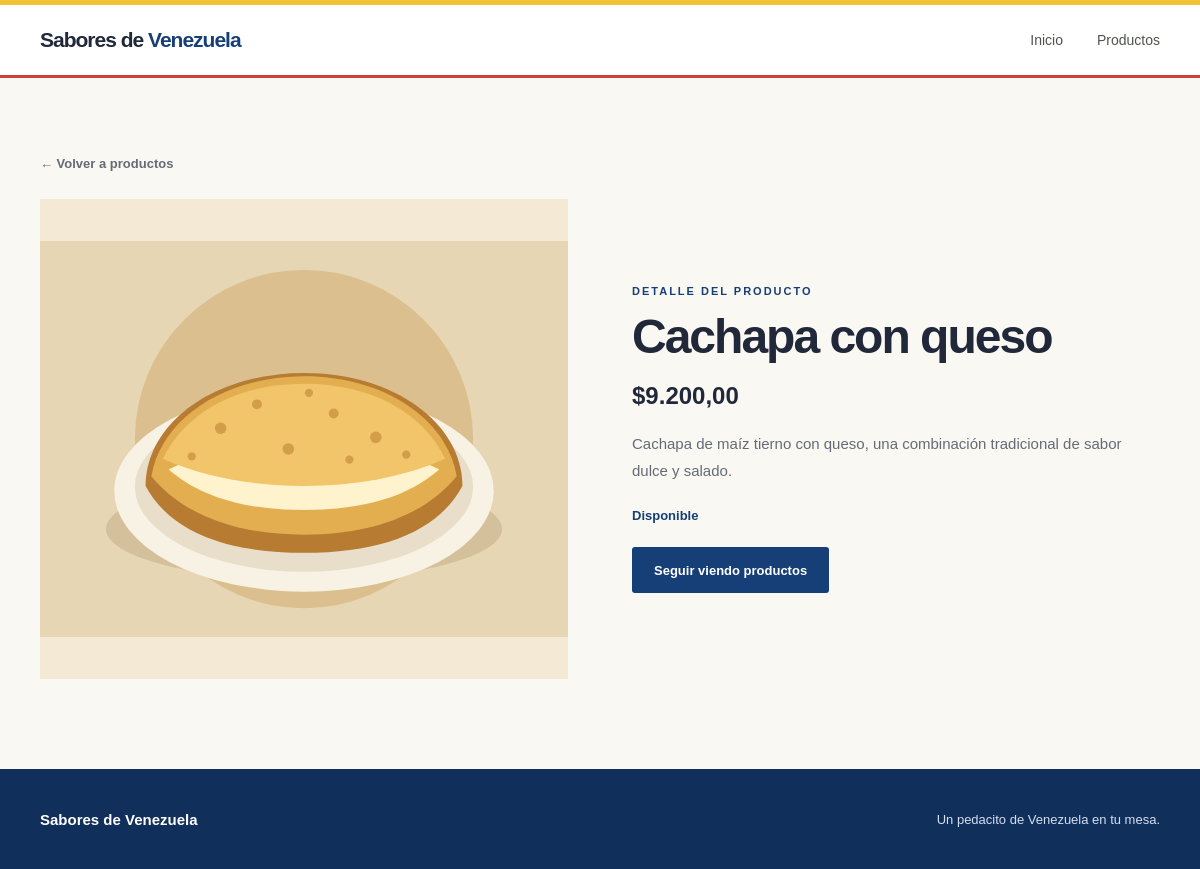
The page /index.php/productos/2 on the database its author committed.
### tables this page shows
CREATE TABLE IF NOT EXISTS products (
	id INT UNSIGNED NOT NULL AUTO_INCREMENT,
	name VARCHAR(150) NOT NULL,
	description TEXT NOT NULL,
	price DECIMAL(10, 2) NOT NULL DEFAULT 0.00,
	image VARCHAR(500) DEFAULT NULL,
	stock INT UNSIGNED NOT NULL DEFAULT 0,
	created_at TIMESTAMP NOT NULL DEFAULT CURRENT_TIMESTAMP,
	PRIMARY KEY (id)
);

### application/controllers/Products.php (called while the page is built, shortened)
<?php
class Products extends CI_Controller
{
	public function __construct()
	{
		$this->load->database();
		$this->load->model('Product_model');
		$this->load->helper(array('product', 'text', 'url'));
	}
	public function detail($id = NULL)
	{
		$data['product'] = $this->Product_model->get_by_id((int) $id);
		$this->load->view('templates/header', array(
			'title' => $data['product']->name,
		));
		$this->load->view('products/detail', $data);
		$this->load->view('templates/footer');
	}
}

### index.php (called while the page is built, shortened)
<?php
require_once BASEPATH.'core/CodeIgniter.php';

### application/models/Product_model.php (called while the page is built, shortened)
<?php
class Product_model extends CI_Model
{
	public function get_by_id($id)
	{
		return $this->db->get_where('products', array('id' => $id))
			->row();
	}
}

### application/helpers/product_helper.php (called while the page is built, shortened)
<?php
function product_image_url($image)
{
	return base_url($image);
}

### application/views/products/detail.php (the view, shortened to what this page needs)
<section class="detail-section">
	<a class="back-link" href="<?php echo site_url('productos'); ?>">&larr; Volver a productos</a>
	<div class="product-detail">
		<div class="detail-image">
			<?php if (!empty($product->image)): ?>
				<img src="<?php echo html_escape(product_image_url($product->image)); ?>" alt="<?php echo html_escape($product->name); ?>">
			<?php else: ?>
				<span class="image-placeholder">Venezuela</span>
			<?php endif; ?>
		</div>
		<div class="detail-info">
			<p class="eyebrow">DETALLE DEL PRODUCTO</p>
			<h1><?php echo html_escape($product->name); ?></h1>
			<p class="detail-price">$<?php echo number_format((float) $product->price, 2, ',', '.'); ?></p>
			<div class="detail-description"><?php echo nl2br(html_escape($product->description)); ?></div>
			<p class="stock-status"><?php echo ((int) $product->stock > 0) ? 'Disponible' : 'Sin stock'; ?></p>
			<a class="button button-dark" href="<?php echo site_url('productos'); ?>">Seguir viendo productos</a>
		</div>
	</div>
</section>

### assets/css/style.css (style rules this page uses)
:root { --ink: #20283a; --muted: #646b77; --paper: #faf8f2; --line: #ede7d9; --green: #163f78; --green-dark: #102f5b; }
* { box-sizing: border-box; }
html { scroll-behavior: smooth; }
body { margin: 0; background: var(--paper); color: var(--ink); font-family: "DM Sans", Arial, sans-serif; -webkit-font-smoothing: antialiased; }
a { color: inherit; text-decoration: none; }
.eyebrow { margin: 0 0 14px; font-size: 11px; font-weight: 700; letter-spacing: 2px; }
.hero h1, .detail-info h1 { margin: 0; font: 800 clamp(40px, 5vw, 64px)/1.08 "Manrope", sans-serif; letter-spacing: -2px; }
.button { display: inline-flex; min-height: 46px; align-items: center; justify-content: center; padding: 0 22px; border-radius: 3px; font-size: 13px; font-weight: 700; transition: background .2s ease, transform .2s ease; }
.button-dark { background: var(--green); color: white; }
.products-section, .detail-section { width: min(1120px, calc(100% - 48px)); margin: 0 auto; padding: 76px 0 90px; }
.section-heading .eyebrow, .detail-info .eyebrow { color: var(--green); }
.product-image, .detail-image { position: relative; display: flex; overflow: hidden; align-items: center; justify-content: center; background: #f4e9d4; }
.product-image img, .detail-image img { width: 100%; height: 100%; object-fit: cover; transition: transform .35s ease; }
.detail-section { min-height: 65vh; }
.back-link { display: inline-block; margin-bottom: 28px; color: var(--muted); font-size: 13px; font-weight: 600; }
.product-detail { display: grid; grid-template-columns: 1fr 1fr; gap: 64px; align-items: center; }
.detail-image { min-height: 480px; }
.detail-info h1 { font-size: clamp(36px, 4vw, 50px); }
.detail-price { margin: 20px 0; font-size: 24px; font-weight: 700; }
.detail-description { color: var(--muted); font-size: 15px; line-height: 1.8; white-space: normal; }
.stock-status { margin: 24px 0; color: var(--green); font-size: 13px; font-weight: 700; }

### rows shown on the page
products: image (picture), name "Cachapa con queso", price "9.200,00", description "Cachapa de maíz tierno con queso, una combinación tradicional de sabor dulce y salado."
